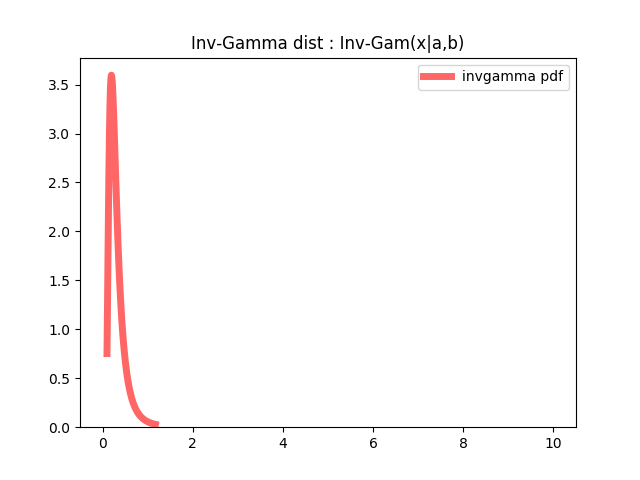

Reproduce this figure in Python.
from scipy.stats import invgamma
import numpy as np
import numpy.random as rd
import matplotlib.pyplot as plt
from math import pi
from scipy.special import i0

#データ数
NUM=100
a=0.1
"""ガンマ分布"""

fig, ax = plt.subplots(1, 1)
a = 4.07
mean, var, skew, kurt = invgamma.stats(a, moments='mvsk')
x = np.linspace(invgamma.ppf(0.01, a),invgamma.ppf(0.99, a), 100)
ax.plot(x, invgamma.pdf(x, a),'r-', lw=5, alpha=0.6, label='invgamma pdf')
plt.hist(invgamma.rvs(a,NUM), histtype='step', bins=500, range=(0, 10), normed=True)
plt.title("Inv-Gamma dist : Inv-Gam(x|a,b)")
plt.legend(loc="upper right")
filename="invGamma.png"
plt.savefig(filename)
plt.show()